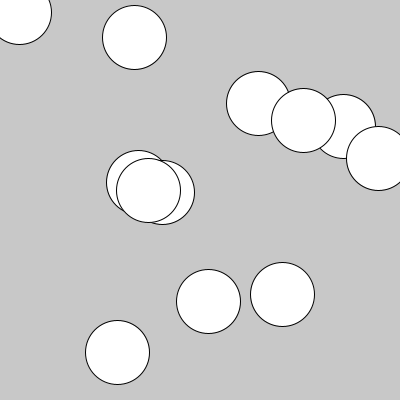
Frame 1 (no input)
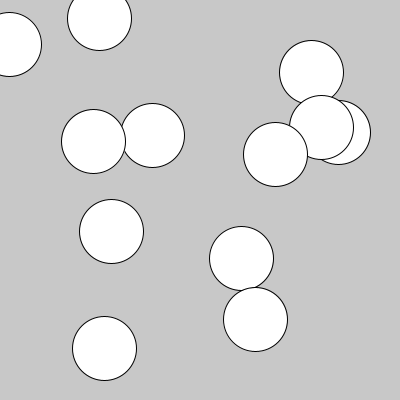
Frame 60 (the mouse pressed at the canvas centre just before this capture)
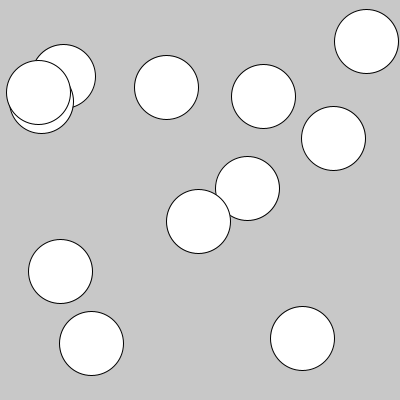
Frame 120 (the mouse held since frame 60 and released just before this capture)

The Processing sketch that drew these frames (run headless with seeded random() and noise(); from frame 60 on, the mouse is pressed at the canvas centre):

// Processing sketch: processing_175437
// ── processing_175437.pde


Ball ball1;
Ball ball2;
Ball ball3;
Ball ball4;
Ball ball5;
Ball ball6;
Ball ball7;
Ball ball8;
Ball ball9;
Ball ball10;
Ball ball11;
Ball ball12;
  
boolean inside1 = false;
boolean inside2 = false;
boolean inside3 = false ;
boolean inside4 = false;
boolean inside5 = false ;
boolean inside6 = false;
boolean inside7 = false ;
boolean inside8 = false;
boolean inside9 = false;
boolean inside10 = false;
boolean inside11 = false;
boolean inside12 = false;

int count = 0;
color col;
int x;
int y;

void setup() {
  size(400,400);
  frameRate(100);
  background(200);
  smooth();
  
  color red = (#DE3838);
  color blue = (#57D3F7);
  color green = (#57F776);
  color purple = (#AC57F7);
  color yellow = (#F7DD57);
  color orange= (#FF7B39);
 
  
  // Initialize balls
  ball1 = new Ball(32, orange);
  ball2 = new Ball(32, purple);
  ball3= new Ball(32, blue);
  ball4= new Ball(32, red);
  ball5= new Ball(32, green);
  ball6= new Ball(32, yellow);
  ball7= new Ball(32, red);
  ball8= new Ball(32, blue);
  ball9= new Ball(32, green);
  ball10= new Ball(32, purple);
  ball11= new Ball(32, yellow);
  ball12= new Ball(32, orange);
  
  ball1.turnwhite();
  ball2.turnwhite();
  ball3.turnwhite();
  ball4.turnwhite();
  ball5.turnwhite();
  ball6.turnwhite();
  ball7.turnwhite();
  ball8.turnwhite();
  ball9.turnwhite();
  ball10.turnwhite();
  ball11.turnwhite();
  ball12.turnwhite();
}

void mouseClicked() {
   
  ball1.mouseClicked();
  ball2.mouseClicked(); 
  ball3.mouseClicked(); 
  ball4.mouseClicked();
  ball5.mouseClicked();
  ball6.mouseClicked(); 
  ball7.mouseClicked(); 
  ball8.mouseClicked();
  ball9.mouseClicked();
  ball10.mouseClicked(); 
  ball11.mouseClicked(); 
  ball12.mouseClicked();
   
    
  
  println("2 ="+  inside2);
  println("1 ="+ inside1); 
  
   //count everytime the mouse is clicked
  count += 1;
}


void draw() {
  background(200);
  
   if ( count %2 ==0) {
    one();
    two();
    three();
    four();
    five();
    six();
    seven();
    eight();
    nine();
    ten();
    eleven();
    twelve();
    //see if 2 of a color have been clicked on
    reds();
    oranges();
    yellows();
    greens();
    blues();
    purples();
  }
  
  else {
    one();
    two();
    three();
    four();
    five();
    six();
    seven();
    eight();
    nine();
    ten();
    eleven();
    twelve();
  }
  
  ball1.display();
  ball2.display();
  ball3.display();
  ball4.display();
  ball5.display();
  ball6.display();
  ball7.display();
  ball8.display();
  ball9.display();
  ball10.display();
  ball11.display();
  ball12.display();
  

 
  

  ball1.move();
  ball2.move();
  ball3.move();
  ball4.move();
  ball5.move();
  ball6.move();
  ball7.move();
  ball8.move();
  ball9.move();
  ball10.move();
  ball11.move();
  ball12.move();
 
 
}

void one() {
 
  if (mouseX > x + 10 && mouseX < x + 11 || mouseX < x-10 && mouseX > x-11 && mouseY > y + 10 && mouseY < y + 11 || mouseY < y-10 && mouseY > y-11) {
    inside1 = true;
  }
}

 void two() {
  
   if (mouseX > x + 10 && mouseX < x + 11 || mouseX < x-10 && mouseX > x-11 && mouseY > y + 10 && mouseY < y + 11 || mouseY < y-10 && mouseY > y-11) {
  inside2 = true;
  }
 }
 
void three() {
  
  if (mouseX > x + 10 && mouseX < x + 11 || mouseX < x-10 && mouseX > x-11 && mouseY > y + 10 && mouseY < y + 11 || mouseY < y-10 && mouseY > y-11)
    inside3 = true;
  }


void four() {
  
  if (mouseX > x + 10 && mouseX < x + 11 || mouseX < x-10 && mouseX > x-11 && mouseY > y + 10 && mouseY < y + 11 || mouseY < y-10 && mouseY > y-11)
    inside4 = true;
  }


void five() {

  if (mouseX > x + 10 && mouseX < x + 11 || mouseX < x-10 && mouseX > x-11 && mouseY > y + 10 && mouseY < y + 11 || mouseY < y-10 && mouseY > y-11)
    inside5 = true;
  }
 

void six() {
  
  if (mouseX > x + 10 && mouseX < x + 11 || mouseX < x-10 && mouseX > x-11 && mouseY > y + 10 && mouseY < y + 11 || mouseY < y-10 && mouseY > y-11)
    inside6 = true;
  }


void seven() {
  
  if (mouseX > x + 10 && mouseX < x + 11 || mouseX < x-10 && mouseX > x-11 && mouseY > y + 10 && mouseY < y + 11 || mouseY < y-10 && mouseY > y-11)
    inside7 = true;
  }


void eight() {
 
  if (mouseX > x + 10 && mouseX < x + 11 || mouseX < x-10 && mouseX > x-11 && mouseY > y + 10 && mouseY < y + 11 || mouseY < y-10 && mouseY > y-11)
    inside8 = true;
  }


void nine() {
  
  if (mouseX > x + 10 && mouseX < x + 11 || mouseX < x-10 && mouseX > x-11 && mouseY > y + 10 && mouseY < y + 11 || mouseY < y-10 && mouseY > y-11)
    inside9 = true;
  }


void ten() {
 
  if (mouseX > x + 10 && mouseX < x + 11 || mouseX < x-10 && mouseX > x-11 && mouseY > y + 10 && mouseY < y + 11 || mouseY < y-10 && mouseY > y-11)
    inside10 = true;
  }


void eleven() {
  
  if (mouseX > x + 10 && mouseX < x + 11 || mouseX < x-10 && mouseX > x-11 && mouseY > y + 10 && mouseY < y + 11 || mouseY < y-10 && mouseY > y-11)
    inside11 = true;
  }


void twelve() {
 
  if (mouseX > x + 10 && mouseX < x + 11 || mouseX < x-10 && mouseX > x-11 && mouseY > y + 10 && mouseY < y + 11 || mouseY < y-10 && mouseY > y-11)
    inside12 = true;
  }




void reds() {
  if (inside4 && inside7 ) {
    ball4.takeaway();
    ball7.takeaway();
  }
 
  if (!inside4 && inside7 ) {
    ball4.turnwhite();
    ball7.turnwhite();
 
    inside7 = false;
  }
 
  if (inside4 && !inside7) {
    ball4.turnwhite();
    ball7.turnwhite();
 
    inside4 = false;
  }
}

void oranges() {
  if (inside1 && inside12 ) {
    ball1.takeaway();
    ball12.takeaway();
  }
 
  if (!inside1 && inside12 ) {
    ball1.turnwhite();
    ball12.turnwhite();
 
    inside12 = false;
  }
 
  if (inside1 && !inside12) {
    ball1.turnwhite();
    ball2.turnwhite();
 
    inside1 = false;
  }
}

void yellows() {
  if (inside6 && inside11 ) {
    ball6.takeaway();
    ball11.takeaway();
  }
 
  if (!inside6 && inside11 ) {
    ball6.turnwhite();
    ball11.turnwhite();
 
    inside11 = false;
  }
 
  if (inside6 && !inside11) {
    ball6.turnwhite();
    ball11.turnwhite();
 
    inside6 = false;
  }
}

void greens() {
  if (inside5 && inside9 ) {
    ball5.takeaway();
    ball9.takeaway();
  }
 
  if (!inside5 && inside9 ) {
    ball5.turnwhite();
    ball9.turnwhite();
 
    inside9 = false;
  }
 
  if (inside5 && !inside9) {
    ball5.turnwhite();
    ball9.turnwhite();
 
    inside5 = false;
  }
}

void blues() {
  if (inside3 && inside8 ) {
    ball3.takeaway();
    ball8.takeaway();
  }
 
  if (!inside3 && inside8 ) {
    ball3.turnwhite();
    ball8.turnwhite();
 
    inside8 = false;
  }
 
  if (inside3 && !inside8) {
    ball3.turnwhite();
    ball8.turnwhite();
 
    inside3 = false;
  }
}

void purples() {
  if (inside10 && inside2 ) {
    ball10.takeaway();
    ball2.takeaway();
  }
 
  if (!inside10 && inside2 ) {
    ball10.turnwhite();
    ball2.turnwhite();
 
    inside2 = false;
  }
 
  if (inside10 && !inside2) {
    ball10.turnwhite();
    ball2.turnwhite();
 
    inside10 = false;
  }
}


//Class

class Ball {

  float r;   
  float x,y; 
  float xspeed,yspeed; 
  int border;
  color col;
  color vis;
  boolean colorclicked;
  boolean inside;

 
  
  // Constructor
  Ball(int tempR, color colo) {
    r = tempR;
    x = random(width);
    y = random(height);
    xspeed = random( - 1,1);
    yspeed = random( - 1,1);
    col=colo;
    
  }
  
  void move() {
    x += xspeed; // Increment x
    y += yspeed; // Increment y
    
    // Check horizontal edges
    if (x > width || x < 0) {
      xspeed *= - 1;
    }
    //Check vertical edges
    if (y > height || y < 0) {
      yspeed *= - 1;
    }
  }
  
  
  void display() {
    fill(vis);
    stroke(border);
    ellipse(x,y,r*2,r*2);
  }


  void turnwhite() {
    vis = 255; 
    border = 0;
  }

 void mouseClicked() {
   
    if (mouseX > x + 10 && mouseX < x + 11 || mouseX < x-10 && mouseX > x-11 && mouseY > y + 10 && mouseY < y + 11 || mouseY < y-10 && mouseY > y-11) {
      vis = col;
      border = 0;
    }
    
 }
     
  void takeaway() {
    border = 200;
    vis = 200;
  }
}
